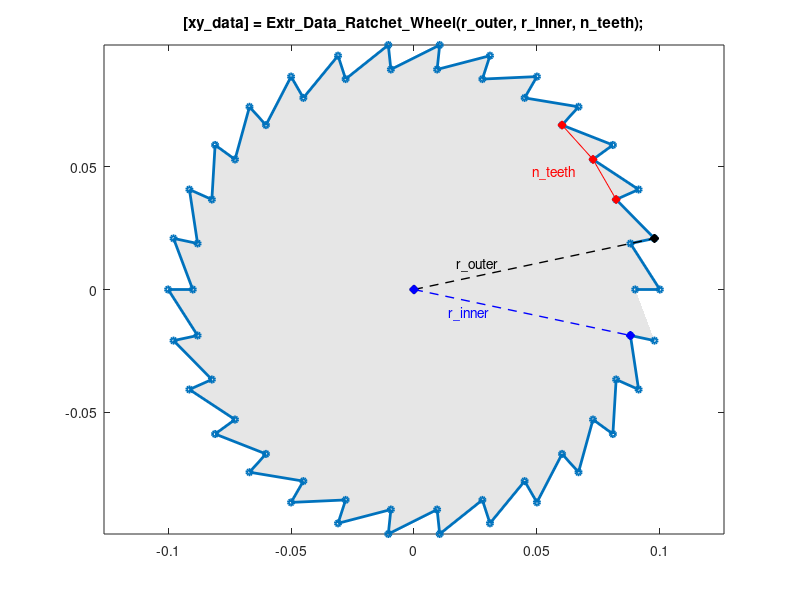

Reproduce this figure in MATLAB.
function [xy_data] = Extr_Data_Ratchet_Wheel(r_outer, r_inner, n_teeth, varargin)
% Extr_Data_Ratchet_Wheel Produce extrusion data for a ratchet wheel
% as a set of vertices. 
%   [xy_data] = Extr_Data_Ratchet_Wheel(r_outer, r_inner, n_teeth, varargin)
%   This function returns x-y data for a ratchet wheel.
%   You can specify:
%       r_outer         - Outer radius of teeth
%       r_inner         - Inner radius of teeth
%       n_teeth         - Number of teeth
%
%   To see a plot showing parameter values, enter the name
%   of the function with no arguments or with just the gear type
%   >> Extr_Data_Ratchet_Wheel
%
%   To see a plot created with your parameter values,
%   add 'plot' as the final argument
%   >> Extr_Data_Ratchet_Wheel(0.1,0.09,30,'plot')

% Copyright 2013-2024 The MathWorks, Inc.

showplot = 'n';

% DEFAULT DATA TO SHOW DIAGRAM
if (nargin == 0)
    r_outer = 0.10;
    r_inner = 0.09;
    n_teeth = 30;
end

if (nargin==0)
    showplot = 'plot';
elseif (nargin==4)
    showplot = varargin(end);
else
    showplot = 'n';
end

teeth_qvec  = flipud(linspace(0,360-360/(n_teeth),n_teeth)); 
teeth_outer = r_outer*[cosd(teeth_qvec)'  sind(teeth_qvec)'];
teeth_inner = r_inner*[cosd(teeth_qvec)'  sind(teeth_qvec)'];

xy_data = [];
for i = 1:length(teeth_qvec)
    xy_data(2*i-1,:) = teeth_inner(i,:);
    xy_data(2*i,:)   = teeth_outer(i,:);
end

% Plot diagram to show parameters and extrusion
if (nargin == 0 || strcmpi(showplot,'plot'))
    
    % Figure name
    figString = ['h1_' mfilename];
    % Only create a figure if no figure exists
    figExist = 0;
    fig_hExist = evalin('base',['exist(''' figString ''')']);
    if (fig_hExist)
        figExist = evalin('base',['ishandle(' figString ') && strcmp(get(' figString ', ''type''), ''figure'')']);
    end
    if ~figExist
        fig_h = figure('Name',figString);
        assignin('base',figString,fig_h);
    else
        fig_h = evalin('base',figString);
    end
    figure(fig_h)
    clf(fig_h)
    
    % Plot extrusion
    patch(xy_data(:,1),xy_data(:,2),[1 1 1]*0.90,'EdgeColor','none');
    hold on
    plot(xy_data(:,1),xy_data(:,2),'-','Marker','o','MarkerSize',4,'LineWidth',2);
    axis('equal');
    
    % Show parameters
    teeth_pts = [xy_data(5:2:9,:)];
    plot(teeth_pts(:,1),teeth_pts(:,2),'r-d','MarkerFaceColor','r');
    text(teeth_pts(2,1)*0.9,teeth_pts(2,2)*0.9,'{\color{red}n\_teeth}','HorizontalAlignment','right');
    
    plot([0 xy_data(4,1)],[0 xy_data(4,2)],'k--d','MarkerFaceColor','k','LineWidth',1);
    text(xy_data(4,1)*0.35,xy_data(4,2)*0.35,'r\_outer','VerticalAlignment','bottom','HorizontalAlignment','right');

    plot([0 xy_data(end-1,1)],[0 xy_data(end-1,2)],'b--d','MarkerFaceColor','b','LineWidth',1);
    text(xy_data(end-1,1)*0.35,xy_data(end-1,2)*0.35,'{\color{blue}r\_inner}','VerticalAlignment','top','HorizontalAlignment','right');
    title('[xy\_data] = Extr\_Data\_Ratchet\_Wheel(r\_outer, r\_inner, n\_teeth);');
    hold off
    box on
    clear xy_data
end
